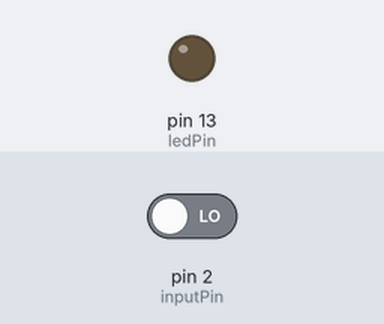
The sketch below on a simulated Arduino Uno, built with avr-gcc and run on an emulated ATmega328P. Parts: output pins drawn as LEDs (lit = HIGH). The inputs (shaded band) are chosen by the test bench; at power-on: pin 2 (inputPin) LOW.

Above: at 1.2 s.
1.3 s: pin 2 (inputPin) driven HIGH
At 2.5 s:
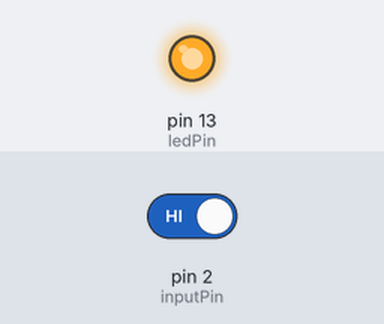
2.8 s: pin 2 (inputPin) driven LOW
At 3.8 s:
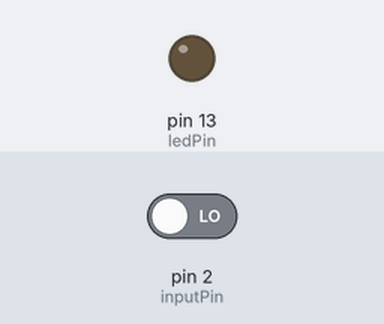
Timing chart, 0 to 5.8 s (numbered marks = the images above; inputs shaded):
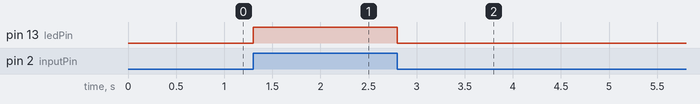

The sketch:

diagram5.ino
```cpp
const int ledPin = 13;
const int inputPin = 2;

void setup() {
  // put your setup code here, to run once:
  pinMode(ledPin, OUTPUT);
  pinMode(inputPin, INPUT);
}

void loop() {
  int val = digitalRead(inputPin);
  if(val == HIGH)
    digitalWrite(ledPin, HIGH);
  else
    digitalWrite(ledPin, LOW);
}
```

Measured:
- after the input at 1.3 s, pin 13 (ledPin): LOW → HIGH at once
- after the input at 2.8 s, pin 13 (ledPin): HIGH → LOW at once
